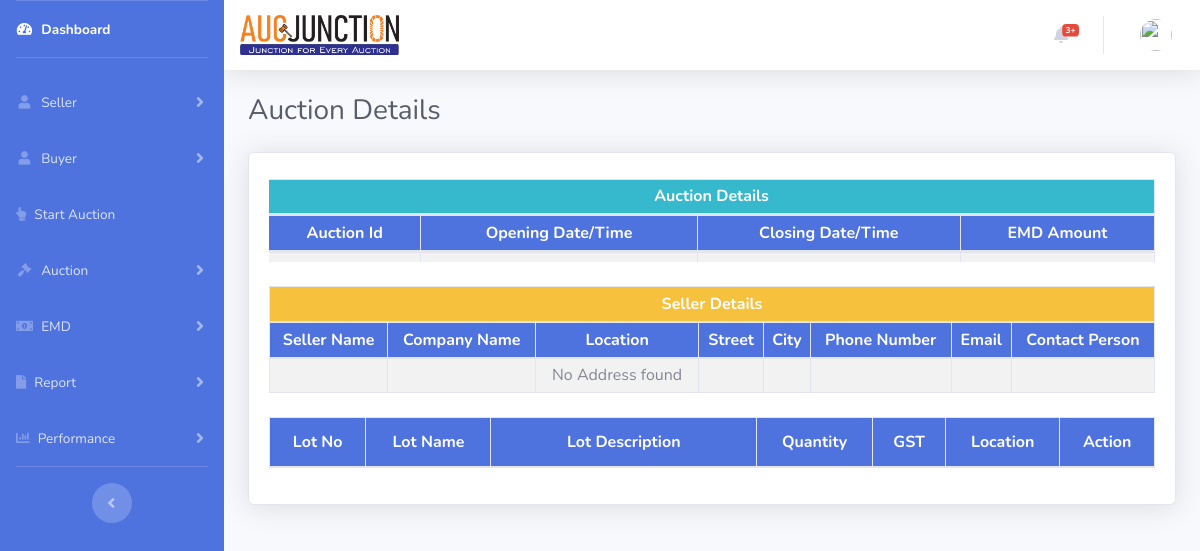
Page /index.php/admin_forthcomingauc_2/forthcomingauc_2 on the earlier database version.
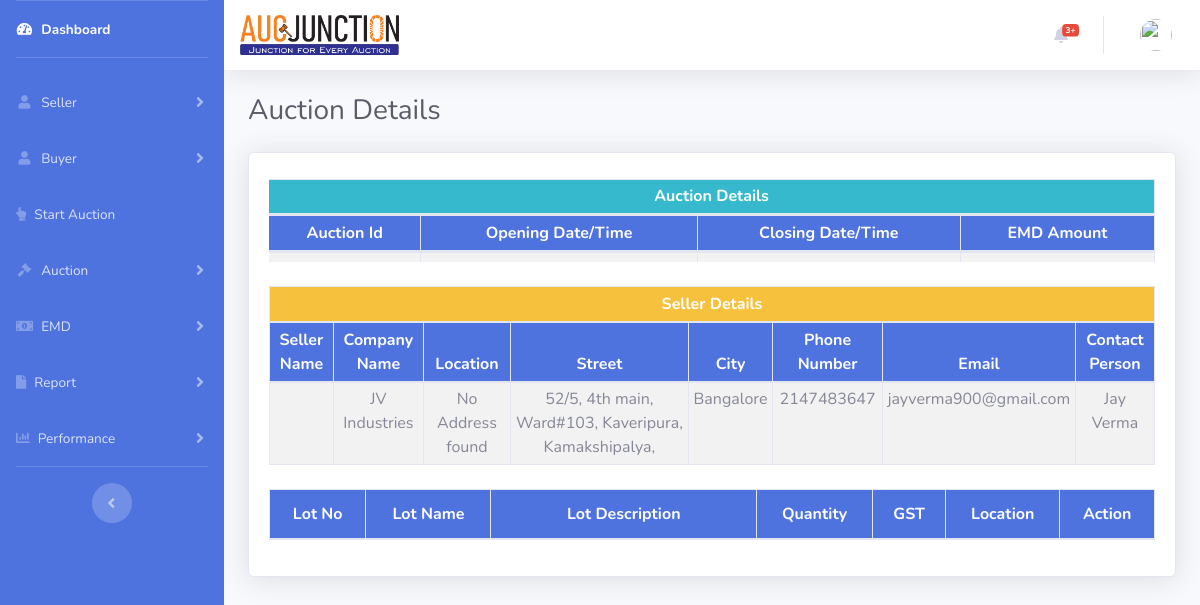
Same page on the later database version.
### tables this page shows
CREATE TABLE `sellerprofile` (
  `id` int(11) NOT NULL,
  `sname` varchar(50) DEFAULT NULL,
  `scomapnyname` varchar(225) DEFAULT NULL,
  `ssellertype` varchar(220) DEFAULT NULL,
  `scontactperson` varchar(200) DEFAULT NULL,
  `sdesignation` varchar(100) DEFAULT NULL,
  `sagreement` tinyint(1) DEFAULT NULL,
  `sagreementdate` date DEFAULT NULL,
  `sterms_condi` tinyint(1) DEFAULT NULL,
  `scin` varchar(225) DEFAULT NULL,
  `scompanytype` varchar(50) DEFAULT NULL,
  `saddress` tinytext DEFAULT NULL,
  `saddresscount` varchar(100) DEFAULT NULL,
  `sstreet` varchar(100) DEFAULT NULL,
  `scity` varchar(100) DEFAULT NULL,
  `span` varchar(225) DEFAULT NULL,
  `spin` int(11) DEFAULT NULL,
  `sstate` varchar(100) DEFAULT NULL,
  `scountry` varchar(100) DEFAULT NULL,
  `slocation` varchar(225) DEFAULT NULL,
  `semail` varchar(200) DEFAULT NULL,
  `sphone` int(11) DEFAULT NULL,
  `susername` varchar(50) DEFAULT NULL,
  `spassword` varchar(100) DEFAULT NULL,
  `soldpassword` varchar(50) DEFAULT NULL,
  `snewpassword` varchar(50) DEFAULT NULL,
  `sconfirmpassword` varchar(10) DEFAULT NULL,
  `sgst` varchar(12) DEFAULT NULL,
  `spcb` varchar(225) DEFAULT NULL,
  `scapcha` varchar(12) DEFAULT NULL,
  `sbankername` varchar(200) DEFAULT NULL,
  `saccountnumber` varchar(200) DEFAULT NULL,
  `sbranch` varchar(100) DEFAULT NULL,
  `sifsccode` varchar(200) DEFAULT NULL,
  `suploadprofilepic` varchar(200) DEFAULT NULL,
  `ssigneddocument` varchar(200) DEFAULT NULL,
  `adaction` tinyint(1) DEFAULT NULL
);

### application/controllers/Admin_forthcomingauc_2.php (called while the page is built, shortened)
<?php
class Admin_forthcomingauc_2 extends CI_Controller {
	public function forthcomingauc_2(){
		$retrivevaltmp = urldecode($this->uri->segment(3));
		$retriveval = array('sname'=>$retrivevaltmp);
		$this->load->model('Admin_model');
		$data['sqldata'] = $this->Admin_model->getdatafromtablejoin('addlot','auction','sauctionid',$retrivevaltmp);
		$data['sellerinfo'] = $this->Admin_model->getdatafromtable('sellerprofile',$retriveval);
		$this->load->helper('url');
		$this->load->library('session');
		$sess = array('sessi'=>$this->session->userdata('username'));
		$this->load->view('admin/header',$sess);
		$this->load->view('admin/forthcomingauc_2', $data);
		$this->load->view('admin/footer');
	}
}

### index.php (called while the page is built, shortened)
<?php
require_once BASEPATH.'core/CodeIgniter.php';
?>

### application/models/Admin_model.php (called while the page is built, shortened)
<?php
   class Admin_model extends CI_Model {
		public function getdatafromtable($table, $data) {
			 $query = $this->db->get_where($table, $data);
			 return $query->result();
		}
		public function getdatafromtablejoin($table,$table2,$joincolname,$compdata){
			$this->db->select('*');
			$this->db->from($table);
			$this->db->join($table2, "$table.$joincolname = $table2.$joincolname");
			$this->db->where("$table2.sname", $compdata);
			$query = $this->db->get();
			return $query->result();
		}
   }
?>

### application/views/admin/forthcomingauc_2.php (the view, shortened to what this page needs)
        <div class="container-fluid">
          <div class="d-sm-flex align-items-center justify-content-between mb-4">
            <h2 class="h3 mb-0 text-gray-800">Auction Details</h2>
          </div>
          <div class="row">
			<div class="col-xl-12 col-lg-7">
          <div class="card shadow mb-4">
            <div class="card-body">
              <div class="table-responsive">
		<table class="table table-striped table-bordered table-sm text-center" id="dataTable" width="100%" cellspacing="0">
				<thead class="bg-info text-white text-center">
					<th colspan="7">Auction Details</th>
				</thead>
				<thead class="bg-primary text-white">
				<tr>
					<th>Auction Id</th>
					<th>Opening Date/Time</th>
					<th>Closing Date/Time</th>
					<th>EMD Amount</th>
				</tr>
				</thead>
				<tbody>
				<tr>
					<td><b><?php echo $sqldata[0]->sauctionid; ?></b></td>
					<td><?php echo $sqldata[0]->saucstartdate_time; ?></td>
					<td><?php echo $sqldata[0]->saucclosedate_time; ?></td>
					<td><?php echo $sqldata[0]->semdamount; ?></td>
				</tr>
				</tbody>
		 </table>
				<table class="table table-striped table-sm table-bordered mt-4 text-center" id="dataTable" width="100%" cellspacing="0">
				<thead class="bg-warning  text-white text-center">
					<th colspan="8">Seller Details</th>
				</thead>
				<thead class="bg-primary text-white">
				<tr>
					<th>Seller Name</th>
					<th>Company Name</th>
					<th>Location</th>
					<th>Street</th>
					<th>City</th>
					<th>Phone Number</th>
					<th>Email</th>
					<th>Contact Person</th>
				</tr>
				</thead>
				<tbody>
				<tr>
					<td><?php echo $sellerinfo[0]->sname; ?></td>
					<td><?php echo $sellerinfo[0]->scomapnyname; ?></td>
					<td><?php if($sellerinfo[0]->saddress == NULL){
						ECHO "No Address found";
					}?>
					</td>
					<td><?php echo $sellerinfo[0]->sstreet; ?></td>
					<td><?php echo $sellerinfo[0]->scity; ?></td>
					<td><?php echo $sellerinfo[0]->sphone; ?></td>
					<td><?php echo $sellerinfo[0]->semail; ?></td>
					<td><?php echo $sellerinfo[0]->scontactperson; ?></td>
				</tr>
				</tbody>
		 </table>
		<table class="table table-striped  table-bordered mt-4  text-center " id="dataTable" width="100%" cellspacing="0">
				<thead class="bg-primary text-white">
				<tr>
					<th>Lot No</th>
					<th>Lot Name</th>
					<th width="30%">Lot Description</th>
					<th>Quantity</th>
					<th>GST</th>
					<th>Location</th>
					<th>Action</th>
				</tr>
				</thead>
			 </table>
		</div>
		</div>
		</div>
		</div>
		</div>
    </div>
  </div>
</body>
</html>

Differences in the rows shown:
added sellerprofile: scomapnyname "JV Industries", sstreet "52/5, 4th main, Ward#103, Kaveripura, Kamakshipalya,", scity "Bangalore", sphone "2147483647", semail "jayverma900@gmail.com", scontactperson "Jay Verma"
